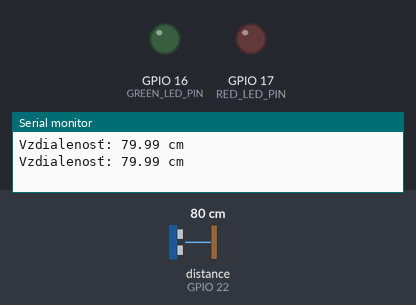
Bench run of a sketch on a simulated ESP32. Parts: output pins drawn as LEDs (lit = HIGH), the last lines printed to the serial monitor. Wiring (inferred from the names in the program): ultrasonic range finder: trigger GPIO 23; echo GPIO 22. The test bench sets the inputs (shaded band); at power-on: distance to the obstacle (sensor on GPIO 22) 80 cm. The echo pulse lasts 58.3 µs per cm; pins used as bus, display or sensor lines are not drawn.

Above: at 2.8 s.
2.9 s: distance to the obstacle (sensor on GPIO 22) set to 16 cm
5.6 s: distance to the obstacle (sensor on GPIO 22) set to 13 cm
At 7.2 s:
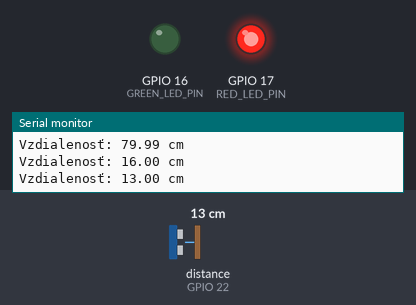
8.3 s: distance to the obstacle (sensor on GPIO 22) set to 120 cm
At 10.5 s:
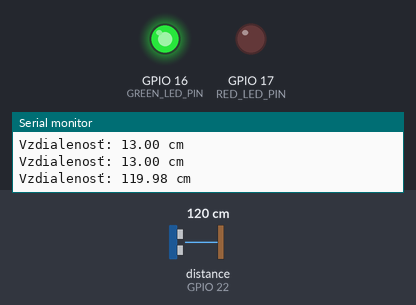
11.5 s: distance to the obstacle (sensor on GPIO 22) set to 115 cm
14.2 s: distance to the obstacle (sensor on GPIO 22) set to 107 cm
At 17.1 s:
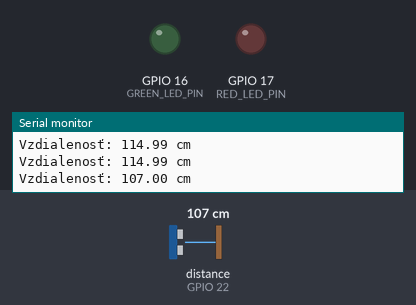
17.5 s: distance to the obstacle (sensor on GPIO 22) set to 2 cm
At 18.6 s:
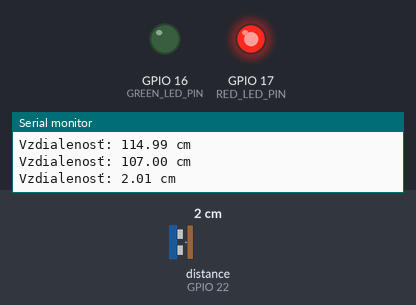
Timing chart, 0 to 20.5 s (numbered marks = the images above; inputs shaded):
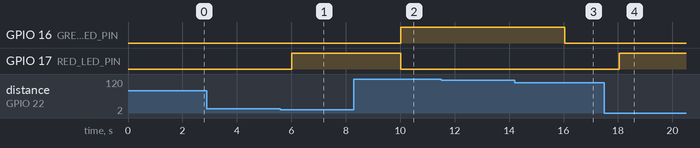

Measured:
- the behaviour switches between 15 and 14 cm on distance to the obstacle (sensor on GPIO 22) (found by bisection; images 0 and 1)
- the behaviour switches between 111 and 110 cm on distance to the obstacle (sensor on GPIO 22) (found by bisection; images 2 and 3)
- after the input at 5.6 s, GPIO 17 (RED_LED_PIN): LOW → HIGH after 0.41 s
- after the input at 8.3 s, GPIO 16 (GREEN_LED_PIN): LOW → HIGH after 1.7 s; GPIO 17 (RED_LED_PIN): HIGH → LOW after 1.7 s
- after the input at 14.2 s, GPIO 16 (GREEN_LED_PIN): HIGH → LOW after 1.8 s
- after the input at 17.5 s, GPIO 17 (RED_LED_PIN): LOW → HIGH after 0.54 s

The sketch:

meranie_hladiny_vody.ino
```cpp
// Definovanie pinov pre senzor, LED diódy, vzdialenosti v cm
#define TRIG_PIN  23 // ESP32 pin GPIO23 pripojí ultr.senzor TRIG pin
#define ECHO_PIN  22 // ESP32 pin GPIO22 pripojí ultr.senzor ECHO pin
#define RED_LED_PIN   17 // ESP32 pin GPIO17 pripojí červenú LED pin červenú
#define GREEN_LED_PIN  16  // ESP32 pin GPIO16 pripojí zelenú LED pin
#define DISTANCE_THRESHOLD_1 15 // cm (pre červenúLED)
#define DISTANCE_THRESHOLD_2  110 // cm (pre zelenú LED)

// premenné
float duration_us, distance_cm;

void setup() {
  Serial.begin (9600);       // inicializovať sériový port
  pinMode(TRIG_PIN, OUTPUT); // nastavenie ESP32 pin do výstupného režimu
  pinMode(ECHO_PIN, INPUT);  // nastavenie ESP32 pin do vstupného režimu
  pinMode(RED_LED_PIN, OUTPUT);  // nastavenie červenej LED do výstupného režimu
  pinMode(GREEN_LED_PIN, OUTPUT);  // nastavenie zelenej LED do výstupného režimu
}

void loop() {
  // generovať 10-mikrosekundový impulz na pin TRIG
  digitalWrite(TRIG_PIN, HIGH);
  delayMicroseconds(10);
  digitalWrite(TRIG_PIN, LOW);

  // meranie trvanie pulzu z pin ECHO
  duration_us = pulseIn(ECHO_PIN, HIGH);
  // výpočet zdialenosti
  distance_cm = 0.01715 * duration_us;

  if (distance_cm < DISTANCE_THRESHOLD_1) {
    digitalWrite(RED_LED_PIN, HIGH);   // zapnutá červenú LED
    digitalWrite(GREEN_LED_PIN, LOW);  // vypnutá zelená LED
  }
  else if (distance_cm > DISTANCE_THRESHOLD_2) {
    digitalWrite(RED_LED_PIN, LOW);    // vypnutá červená LED
    digitalWrite(GREEN_LED_PIN, HIGH); // zapnutá zelená LED
  }
  else {
    digitalWrite(RED_LED_PIN, LOW);    // vypnutá červená LED
    digitalWrite(GREEN_LED_PIN, LOW);  // vypnutá zelená LED
  }

  // zobraziť hodnotu na Serial Monitor
  Serial.print("Vzdialenosť: ");
  Serial.print(distance_cm);
  Serial.println(" cm");

  delay(2000); // meranie po 2 min.
}
```
